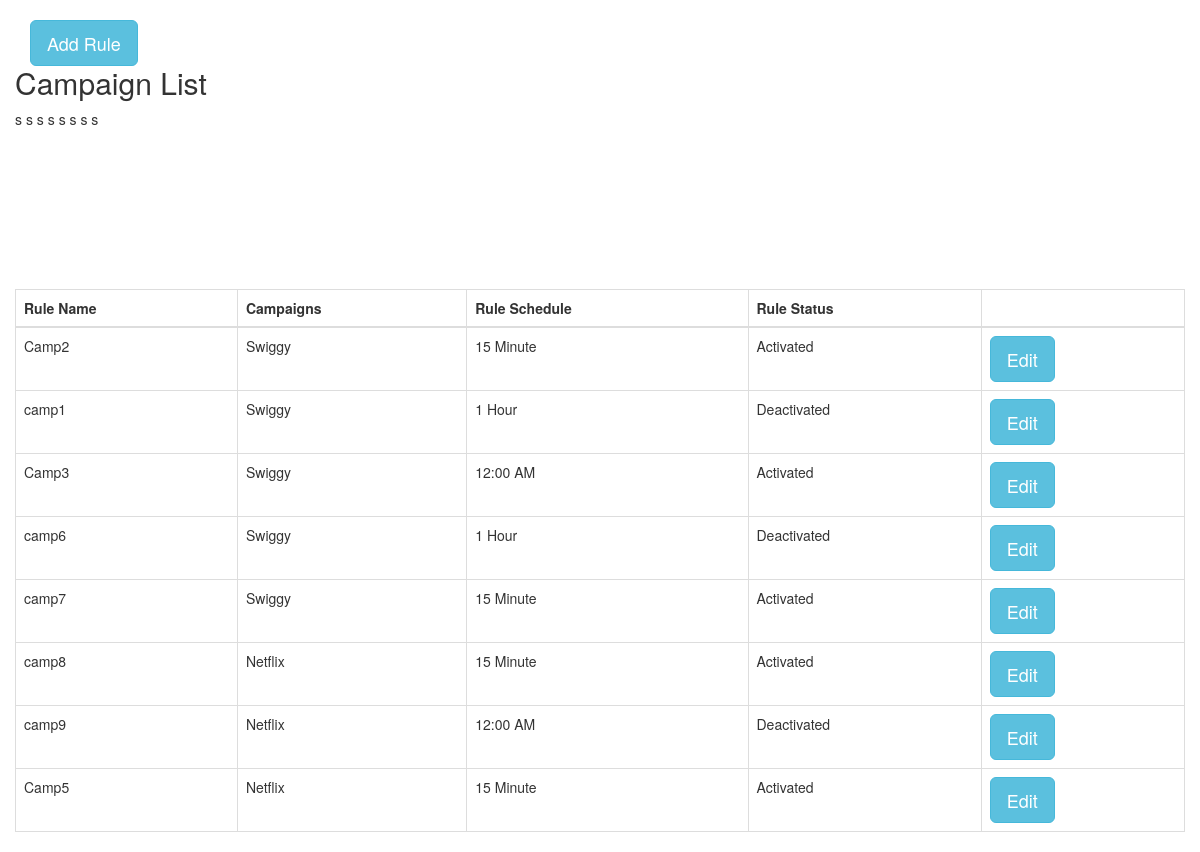
The page /add.php on the database its author committed.
### tables this page shows
CREATE TABLE `add_rule` (
  `id` int(5) NOT NULL,
  `rule_name` varchar(30) NOT NULL,
  `campaign` varchar(30) NOT NULL,
  `schedule` varchar(15) NOT NULL,
  `conditions` varchar(512) NOT NULL,
  `action` varchar(15) NOT NULL,
  `status` varchar(15) NOT NULL
);

### add.php (the view, shortened to what this page needs)
<?php
	$con = mysqli_connect('127.0.0.1','root','');
?>
<!DOCTYPE html>
<html lang="en">
<head>
  	<link rel="stylesheet" href="https://maxcdn.bootstrapcdn.com/bootstrap/3.4.1/css/bootstrap.min.css">
</head>
	<body>
		<div class="container">
			<div class="row">
				<form action="Addrule_Insert.php" method="post">
				<div class="col-sm-12"><br />
					<button type="button" class="btn btn-info btn-lg" data-toggle="modal" data-target="#myModal">Add Rule</button>
				</div>
				</form>
				<br />
				<br />
				<h2>Campaign List</h2>
<?php
		   $sql = "select * from add_rule";
			$result = mysqli_query($con, $sql);
?>
			  	<table class="table table-bordered">
				    <thead>
				      <tr>
				        <th>Rule Name</th>
				        <th>Campaigns</th>
				        <th>Rule Schedule</th>
				        <th>Rule Status</th>
				        <th></th>
				      </tr>
				    </thead>
				    <tbody>
				    <?php	foreach($result as $key=>$data) { ?>
				      <tr>
				        <td><?php echo $data['rule_name'];?></td>
				        <td><?php echo $data['campaign'];?></td>
				        <td><?php echo $data['schedule'];?></td>
				        <td><?php echo $data['status'];?></td>
				        <td>
				        	<div class="btn-default">
				        	<button type="button" class="btn btn-info btn-lg" data-toggle="modal" data-target="#myModal2<?php echo $data['id'];?>">Edit</button>
				        	</div>
				        </td>s
				      </tr>
			<form action="update.php" method="post">
				<div class="col-sm-12"><br />
				</div>
				</form>
				      	  	<?php
			  }
?>
				    </tbody>
			  	</table>
			</div>
		</div>
	</body>
</html>

### rows shown on the page
add_rule: rule_name "Camp2", campaign "Swiggy", schedule "15 Minute", status "Activated"
add_rule: rule_name "camp1", campaign "Swiggy", schedule "1 Hour", status "Deactivated"
add_rule: rule_name "Camp3", campaign "Swiggy", schedule "12:00 AM", status "Activated"
add_rule: rule_name "camp6", campaign "Swiggy", schedule "1 Hour", status "Deactivated"
add_rule: rule_name "camp7", campaign "Swiggy", schedule "15 Minute", status "Activated"
add_rule: rule_name "camp8", campaign "Netflix", schedule "15 Minute", status "Activated"
add_rule: rule_name "camp9", campaign "Netflix", schedule "12:00 AM", status "Deactivated"
add_rule: rule_name "Camp5", campaign "Netflix", schedule "15 Minute", status "Activated"
